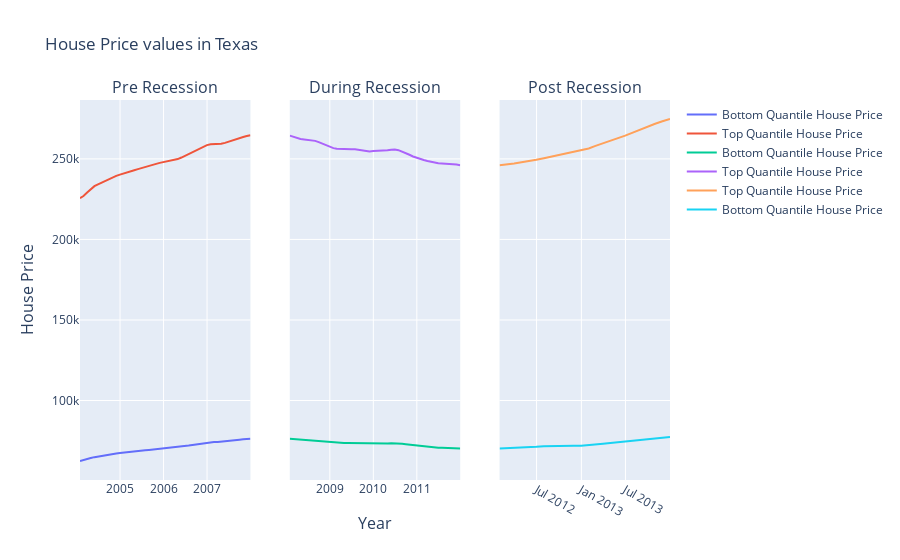

Notebook code cell kept with this figure:
### Code cell
line_graph_house(housing_tier_recess,
                 'Texas',
                 'Housing Types',
                 'observation_date',
                 'House Values')
